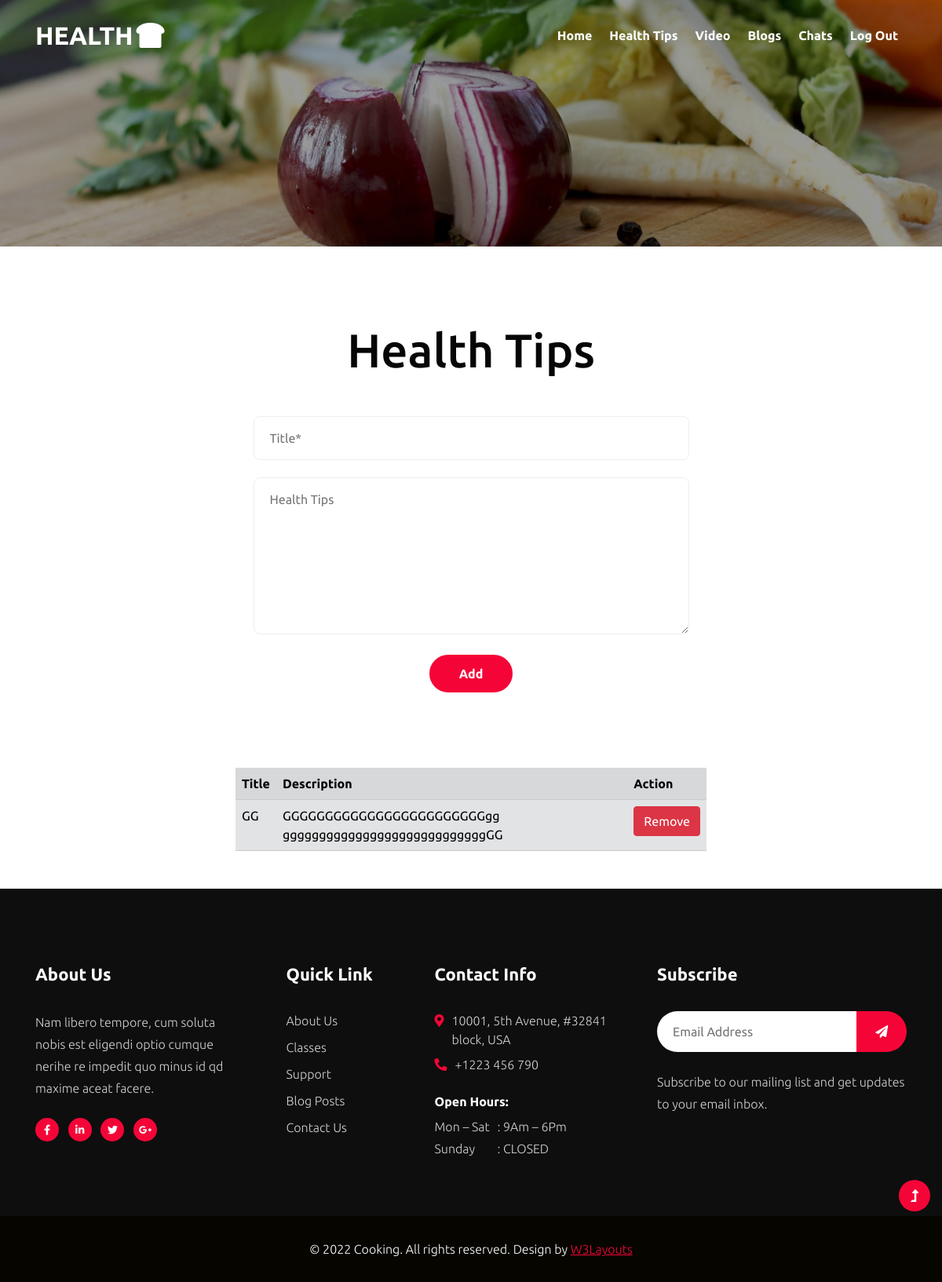
The page /expertTips (signed in) on the database its author committed.
### phwApp/models.py (models this page shows)
class Tips(models.Model):
    expert = models.ForeignKey(Expert, on_delete=models.CASCADE)
    date = models.DateField(auto_now=True,null=True)
    title=models.CharField(max_length=20)
    desc=models.CharField(max_length=200)

### phwApp/views.py (the view, shortened to what this page needs)
# urls.py: path('expertTips', views.expertTips),
def expertTips(request):
    uid=request.session["id"]
    expert = Expert.objects.get(id=uid)
    dta=Tips.objects.filter(expert=expert)
    return render(request,"expertTips.html",{"dta":dta})

### template/expertTips.html (shortened to what this page needs)
{% extends "expertbase.html" %}
{% block content %}
<section class="w3l-contact-2 py-5" id="contact">
    <div class="container py-lg-5 py-md-4 py-2">
        <div class="w3l-header-sec text-center mb-md-5 mb-4">
            <h1 style="font-size:60px;" class="text-center">Health Tips</h1>
        </div>
        <div class="contact-grids">
            <center>
                <div class="w-50" style="margin: auto;">
                    <form method="post" class="signin-form" enctype="multipart/form-data">
                        <input type="text" name="uname" id="w3lName" placeholder="Title*" class="contact-input"
                            required="" />
                        <textarea name="desc" id="w3lSender" placeholder="Health Tips" class="contact-input" required="" ></textarea>
                        <div class="form-buttonhny text-center">
                            <button class="btn btn-style btn-primary">Add</button>
                        </div>
                    </form>
                </div>
            </center>
        </div>
    </div>
</section>
<div class="other_form_bg w-100">
    <table class="table table-secondary table-striped w-50 m-auto mb-5">
        <tr class="table_head">
            <th>Title</th>
            <th>Description</th>
            <th>Action</th>
        </tr>
        {% for d1 in dta %}
        <tr>
            <td>{{d1.title}}</td>
            <td>{{d1.desc}}</td>
            <td><a href="/expertRemoveTips?id={{d1.id}}" class="btn btn-danger">Remove</a></td>
        </tr>
        {% endfor %}
    </table>
</div>
{% endblock %}

### rows shown on the page
Tips: title "GG", desc "GGGGGGGGGGGGGGGGGGGGGGGGgg ggggggggggggggggggggggggggggGG"
